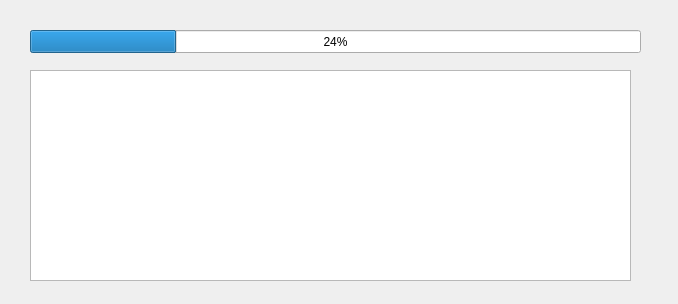
<?xml version="1.0" encoding="UTF-8"?>
<ui version="4.0">
 <class>LoadingDialog</class>
 <widget class="QDialog" name="LoadingDialog">
  <property name="geometry">
   <rect>
    <x>0</x>
    <y>0</y>
    <width>678</width>
    <height>304</height>
   </rect>
  </property>
  <property name="windowTitle">
   <string>Dialog</string>
  </property>
  <widget class="QProgressBar" name="progressBar">
   <property name="geometry">
    <rect>
     <x>30</x>
     <y>30</y>
     <width>611</width>
     <height>23</height>
    </rect>
   </property>
   <property name="value">
    <number>24</number>
   </property>
  </widget>
  <widget class="QTextEdit" name="textEdit">
   <property name="geometry">
    <rect>
     <x>30</x>
     <y>70</y>
     <width>601</width>
     <height>211</height>
    </rect>
   </property>
  </widget>
 </widget>
 <resources/>
 <connections/>
</ui>
